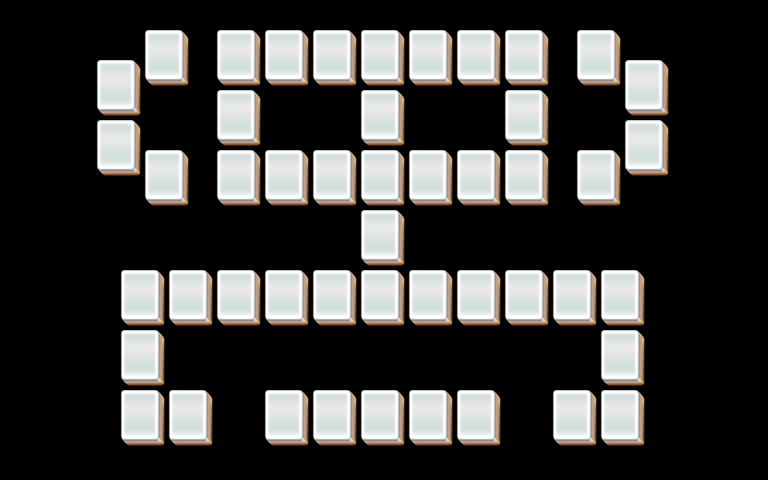

This is a level from a 2D game, rendered from its Tiled map with the project's own tilesets. A one-line summary and the map file follow, with tile-layer data summarised:
An orthogonal 32x16 tile map with 24x30 px tiles, 3 tile layers (layer1, layer2, layer3).

<map version="1.0" orientation="orthogonal" width="32" height="16" tilewidth="24" tileheight="30">
 <properties>
  <property name="species" value="20" />
 </properties>
 <tileset firstgid="1" name="mahjong" tilewidth="48" tileheight="60">
  <image source="mahjong.png" />
 </tileset>
 <layer name="layer1" width="32" height="16">
  <data>[512 cells, 48 non-empty, 1 distinct tile ids]</data>
 </layer>
 <layer name="layer2" width="32" height="16">
  <data>[512 cells, 48 non-empty, 1 distinct tile ids]</data>
 </layer>
 <layer name="layer3" width="32" height="16">
  <data>[512 cells, 48 non-empty, 1 distinct tile ids]</data>
 </layer>
</map>
